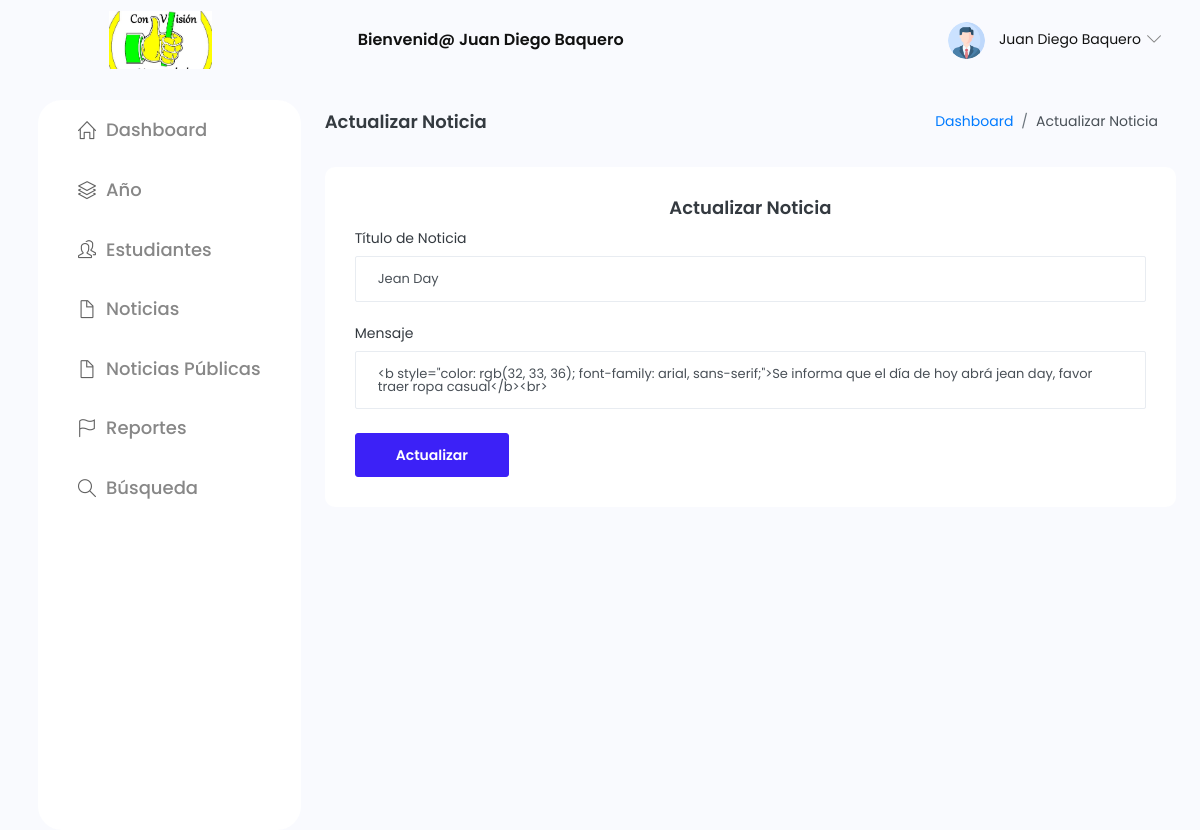
/Noticias/gestion-estudiantes-master/edit-public-notice-detail.php?editid=1 (signed in), run on the app's committed database.
### tables this page shows
CREATE TABLE `tblteacher` (
  `ID` int(10) NOT NULL,
  `AdminName` varchar(120) DEFAULT NULL,
  `UserName` varchar(120) DEFAULT NULL,
  `MobileNumber` bigint(10) DEFAULT NULL,
  `Email` varchar(200) DEFAULT NULL,
  `Password` varchar(200) DEFAULT NULL,
  `AdminRegdate` timestamp NULL DEFAULT current_timestamp()
);

CREATE TABLE `tblpublicnotice` (
  `ID` int(5) NOT NULL,
  `NoticeTitle` varchar(200) DEFAULT NULL,
  `NoticeMessage` mediumtext DEFAULT NULL,
  `CreationDate` timestamp NULL DEFAULT current_timestamp()
);

### Noticias/gestion-estudiantes-master/edit-public-notice-detail.php (the view, shortened to what this page needs)
<?php
include('includes/dbconnection.php');
if (strlen($_SESSION['sturecmsaid'] == 0)) {
  header('location:logout.php');
} else {
?>
  <?php include_once('includes/header.php'); ?>
  <div class="container-fluid page-body-wrapper">
    <?php include_once('includes/sidebar.php'); ?>
    <div class="main-panel">
      <div class="content-wrapper">
        <div class="page-header">
          <h3 class="page-title">Actualizar Noticia </h3>
          <nav aria-label="breadcrumb">
            <ol class="breadcrumb">
              <li class="breadcrumb-item"><a href="dashboard.php">Dashboard</a></li>
              <li class="breadcrumb-item active" aria-current="page"> Actualizar Noticia</li>
            </ol>
          </nav>
        </div>
        <div class="row">
          <div class="col-12 grid-margin stretch-card">
            <div class="card">
              <div class="card-body">
                <h4 class="card-title" style="text-align: center;">Actualizar Noticia</h4>
                <form class="forms-sample" method="post" enctype="multipart/form-data">
                  <?php
                  $eid = $_GET['editid'];
                  $sql = "SELECT * from tblpublicnotice where ID=:eid";
                  $query = $dbh->prepare($sql);
                  $query->bindParam(':eid', $eid, PDO::PARAM_STR);
                  $query->execute();
                  $results = $query->fetchAll(PDO::FETCH_OBJ);
                  if ($query->rowCount() > 0) {
                    foreach ($results as $row) {               ?>
                      <div class="form-group">
                        <label for="exampleInputName1">Título de Noticia</label>
                        <input type="text" name="nottitle" value="<?php echo htmlentities($row->NoticeTitle); ?>" class="form-control" required='true'>
                      </div>
                      <div class="form-group">
                        <label for="exampleInputName1">Mensaje</label>
                        <textarea name="notmsg" value="" class="form-control" required='true'><?php echo htmlentities($row->NoticeMessage); ?></textarea>
                      </div>
                  <?php $cnt = $cnt + 1;
                    }
                  } ?>
                  <button type="submit" class="btn btn-primary mr-2" name="submit">Actualizar</button>
                </form>
              </div>
            </div>
          </div>
        </div>
      </div>
      <?php include_once('includes/footer.php'); ?>
<?php }  ?>

### Noticias/gestion-estudiantes-master/includes/header.php (shortened to what this page needs)
<!DOCTYPE html>
<html lang="en">
<head>
  <link rel="stylesheet" href="assets/vendors/simple-line-icons/css/simple-line-icons.css">
  <link rel="stylesheet" href="assets/vendors/flag-icon-css/css/flag-icon.min.css">
  <link rel="stylesheet" href="assets/vendors/css/vendor.bundle.base.css">
  <link rel="stylesheet" href="assets/vendors/daterangepicker/daterangepicker.css">
  <link rel="stylesheet" href="assets/vendors/chartist/chartist.min.css">
  <link rel="stylesheet" href="assets/vendors/select2/select2.min.css">
  <link rel="stylesheet" href="assets/vendors/select2-bootstrap-theme/select2-bootstrap.min.css">
  <link rel="stylesheet" href="assets/vendors/css/variables.css">
  <link rel="stylesheet" href="assets/css/style.css" />
</head>
<body>
  <div class="container-scroller">
    <nav class="navbar default-layout-navbar col-lg-12 col-12 p-0 fixed-top d-flex flex-row">
      <div class="navbar-brand-wrapper d-flex align-items-center services">
        <a class="navbar-brand brand-logo ml-auto text-right" href="dashboard.php">
          <img src="assets/images/MasterPRO.png" alt="logo" />
        </a>
      </div><?php
            $aid = $_SESSION['sturecmsaid'];
            $sql = "SELECT * from tblteacher where ID=:aid";
            $query = $dbh->prepare($sql);
            $query->bindParam(':aid', $aid, PDO::PARAM_STR);
            $query->execute();
            $results = $query->fetchAll(PDO::FETCH_OBJ);
            if ($query->rowCount() > 0) {
              foreach ($results as $row) {               ?>
          <div class="navbar-menu-wrapper d-flex align-items-center flex-grow-1">
            <h5 class="mb-0 font-weight-medium d-none d-lg-flex mx-auto">Bienvenid@ <?php echo htmlentities($row->AdminName); ?></h5>
            <ul class="navbar-nav navbar-nav-right ml-auto">
              <li class="nav-item dropdown d-none d-xl-inline-flex user-dropdown services">
                <a class="nav-link dropdown-toggle" id="UserDropdown" href="#" data-toggle="dropdown" aria-expanded="false">
                  <img class="img-xs rounded-circle ml-2" src="assets/images/Avatar.png" alt="Profile image"> <span class="font-weight-normal"> <?php echo htmlentities($row->AdminName); ?> </span></a>
                  </div><?php $cnt = $cnt + 1;
                      }
                    } ?>
              </li>
            </ul>
          </div>
    </nav>

### data on the page
tblteacher: AdminName "Juan Diego Baquero"
tblpublicnotice: nottitle "Jean Day", notmsg "<b style=\"color: rgb(32, 33, 36); font-family: arial, sans-serif;\">Se informa que el día de hoy abrá jean day, favor traer ropa casual</b><br>"
